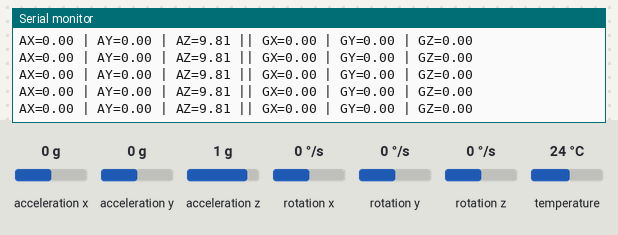
The sketch below on a simulated ESP32. Parts: the last lines printed to the serial monitor. The inputs (shaded band) are chosen by the test bench; at power-on: acceleration x 0 g, acceleration y 0 g, acceleration z 1 g, rotation x 0 °/s, rotation y 0 °/s, rotation z 0 °/s, temperature 24 °C.

Above: at 2.2 s.
2.3 s: acceleration x set to -1.4 g
At 2.71 s:
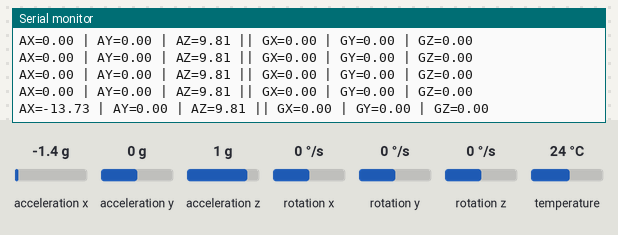
3.8 s: acceleration y set to -1.4 g
At 3.97 s:
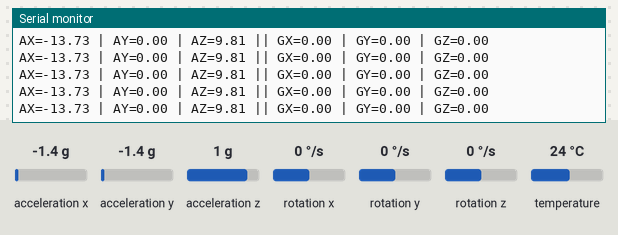
5.3 s: acceleration z set to -1.4 g
At 5.49 s:
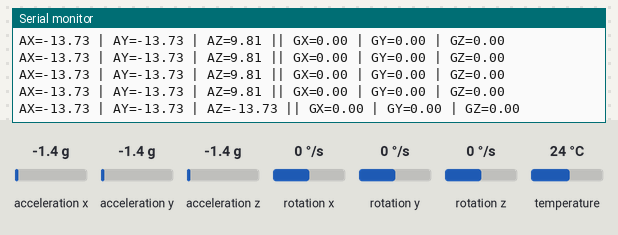
6.8 s: rotation x set to -192 °/s
At 7.0 s:
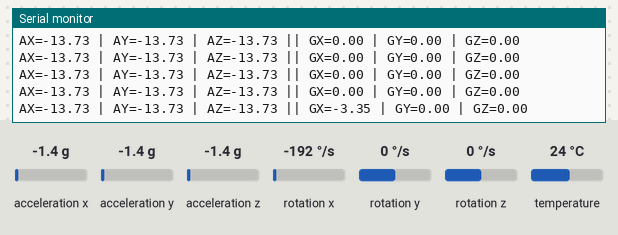
8.3 s: rotation y set to -192 °/s
At 8.52 s:
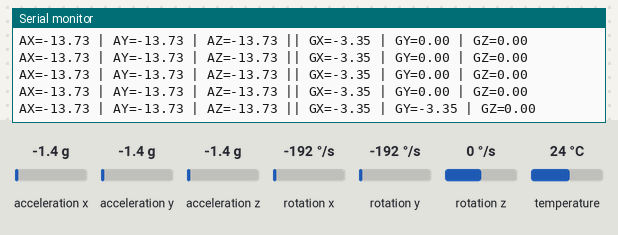

Measured:
- after the input at 2.3 s, the serial monitor: prints a new line after 0.23 s (image 1)
- after the input at 5.3 s, the serial monitor: prints a new line at once (image 3)
- after the input at 6.8 s, the serial monitor: prints a new line at once (image 4)
- after the input at 8.3 s, the serial monitor: prints a new line at once (image 5)

The sketch:

mpu6050_adafruit_falha_identificacao.ino
```cpp
#include <Wire.h>
#include <Adafruit_MPU6050.h>
#include <Adafruit_Sensor.h>

// Sketch preservado porque compilou, mas falhou na inicialização durante o
// ensaio: o módulo respondeu WHO_AM_I=0x70 e não foi aceito como MPU6050.
Adafruit_MPU6050 mpu;

void setup() {
  Serial.begin(115200);
  delay(1000);

  Wire.begin(21, 22);

  Serial.println();
  Serial.println("==============================");
  Serial.println("        BLUEPULSE");
  Serial.println("      TESTE MPU6050");
  Serial.println("==============================");

  if (!mpu.begin(0x68, &Wire)) {
    Serial.println("ERRO: MPU6050 nao encontrado!");
    while (1) {
      delay(10);
    }
  }

  Serial.println("MPU6050 encontrado!");

  mpu.setAccelerometerRange(MPU6050_RANGE_8_G);
  mpu.setGyroRange(MPU6050_RANGE_500_DEG);
  mpu.setFilterBandwidth(MPU6050_BAND_21_HZ);

  Serial.println("Movimente o sensor.");
  Serial.println();
}

void loop() {
  sensors_event_t aceleracao;
  sensors_event_t giroscopio;
  sensors_event_t temperatura;

  mpu.getEvent(&aceleracao, &giroscopio, &temperatura);

  Serial.print("AX=");
  Serial.print(aceleracao.acceleration.x, 2);
  Serial.print(" | AY=");
  Serial.print(aceleracao.acceleration.y, 2);
  Serial.print(" | AZ=");
  Serial.print(aceleracao.acceleration.z, 2);
  Serial.print(" || GX=");
  Serial.print(giroscopio.gyro.x, 2);
  Serial.print(" | GY=");
  Serial.print(giroscopio.gyro.y, 2);
  Serial.print(" | GZ=");
  Serial.println(giroscopio.gyro.z, 2);

  delay(250);
}
```
